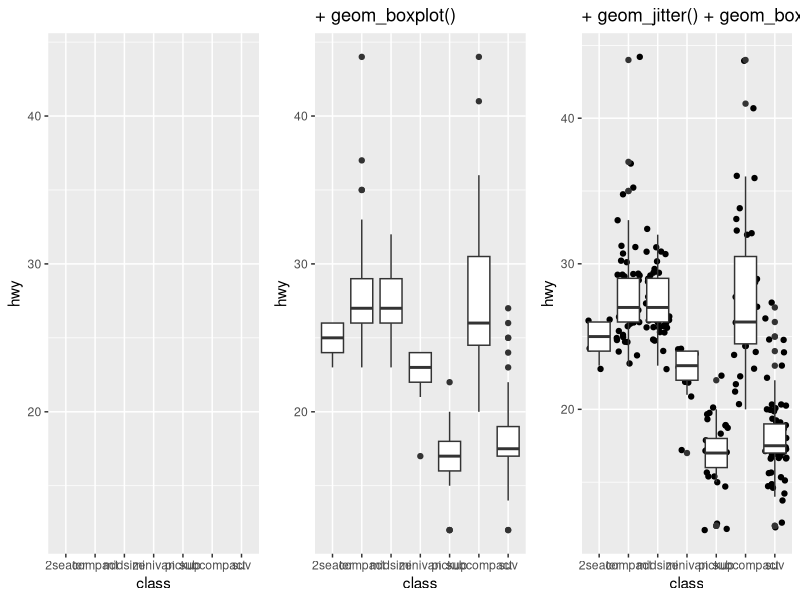
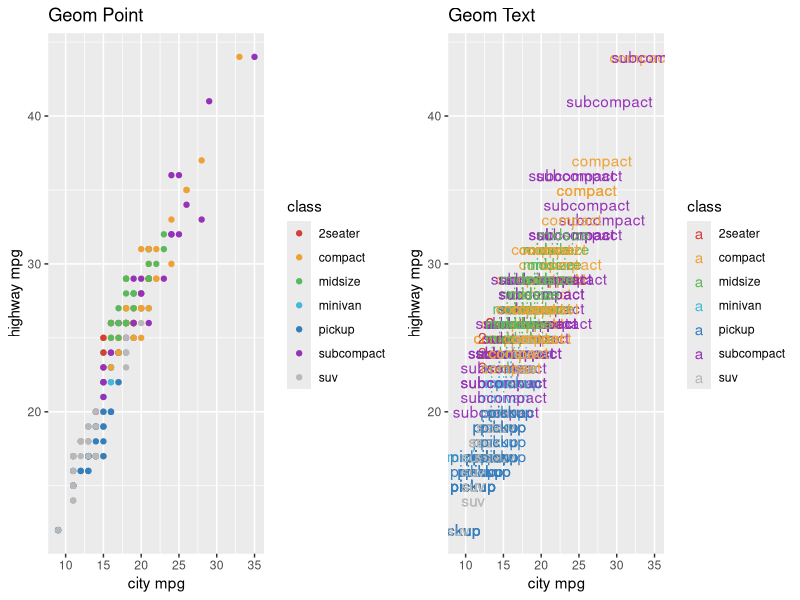
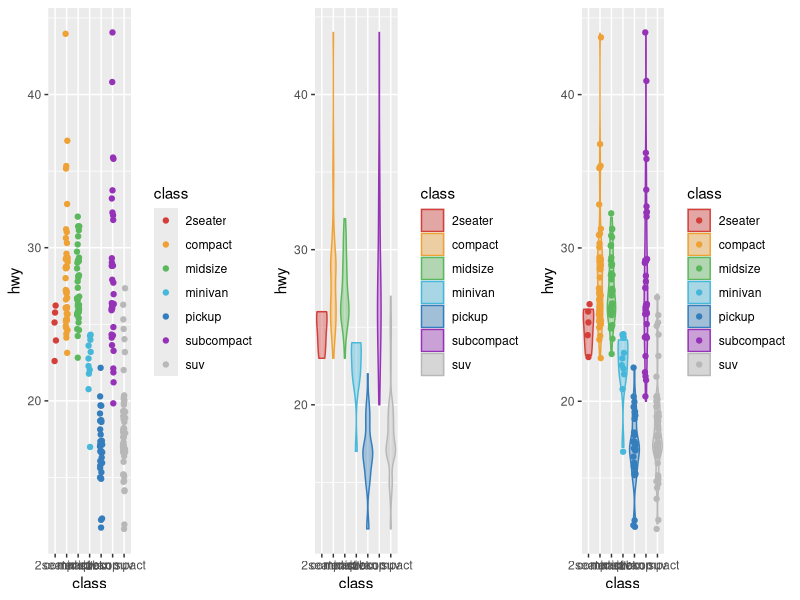
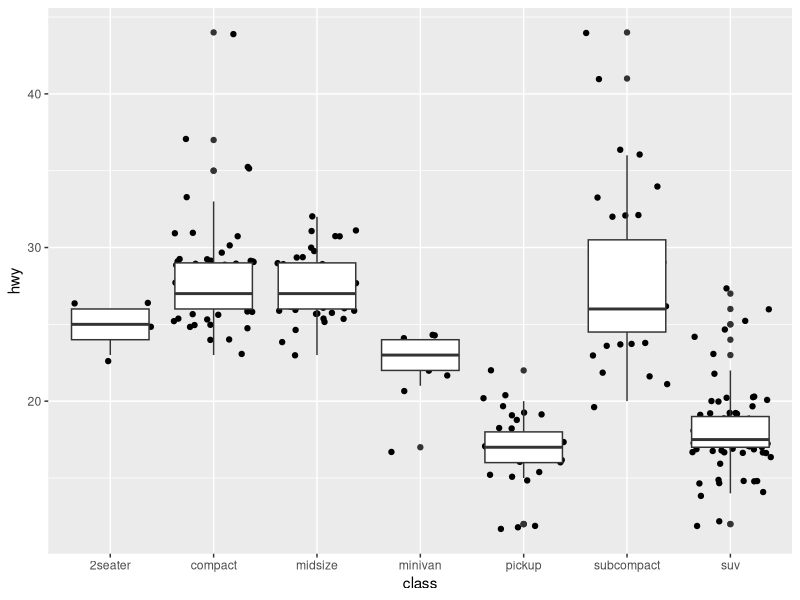

R code for these plots, in order: (Note: this script raises an error after producing the figures.)
## ---- chunk 1
library(tidyverse)
library(ggplot2)
library(dplyr)
library(tidyr)
library(gridExtra)
library(ggsci)

options(htmltools.dir.version = FALSE)
knitr::opts_chunk$set(
  cache = TRUE,
	echo = FALSE,
	message = FALSE,
	warning = FALSE
)
## ---- chunk 2
p1 <- ggplot(data = mpg, aes(x = class, y = hwy)) + labs(title = "")
p2 <- ggplot(data = mpg, aes(x = class, y = hwy)) + geom_boxplot() + labs(title = "+ geom_boxplot()")
p3 <- ggplot(data = mpg, aes(x = class, y = hwy)) + geom_jitter() + geom_boxplot() + labs(title = "+ geom_jitter() + geom_boxplot()")
grid.arrange(p1, p2, p3, ncol = 3, nrow = 1)
## ---- chunk 3
p1 <- ggplot(data = mpg, aes(x = cty, y = hwy, colour = class)) + geom_text(aes(label = class))+ scale_color_locuszoom() +labs(x = "city mpg", y = "highway mpg", title = "Geom Text")
p2 <- ggplot(data = mpg, aes(x = cty, y = hwy, colour = class)) + geom_point()+ scale_color_locuszoom() + labs(x = "city mpg", y = "highway mpg", title = "Geom Point")
grid.arrange(p2, p1, ncol = 2, nrow = 1)
## ---- chunk 4
p1 <- ggplot(data = mpg, aes(x = class, y = hwy, colour = class)) + geom_jitter(width = 0.1) + scale_fill_locuszoom() + scale_color_locuszoom()
p2 <- ggplot(data = mpg, aes(x = class, y = hwy, colour = class)) + geom_violin(aes(fill = class), alpha = 0.4) + scale_fill_locuszoom() + scale_color_locuszoom()
p3 <- ggplot(data = mpg, aes(x = class, y = hwy, colour = class)) + geom_jitter(width = 0.1) + geom_violin(aes(fill = class), alpha = 0.4) + scale_fill_locuszoom() + scale_color_locuszoom()
grid.arrange(p1, p2, p3, ncol = 3, nrow = 1)
## ---- chunk 5
ggplot(data = mpg, aes(x = class, y = hwy)) + 
  geom_jitter() + 
  geom_boxplot()
## ---- chunk 6
knitr::include_graphics("images/stat1.png")
knitr::include_graphics("images/stat2.png")
## ---- chunk 7
ggplot(data = mpg, aes(x = cty, y = hwy)) + geom_point()
## ---- chunk 8
a <- ggplot(data = mpg, aes(x = cty, y = hwy, colour = class)) + geom_point()+ scale_color_locuszoom()

b <- ggplot(data = mpg, aes(x = cty, y = hwy, colour = class)) + geom_point() +theme(legend.position = "none") +facet_grid(.~class)+ scale_color_locuszoom()

grid.arrange(a, b, nrow = 1)
## ---- chunk 9
ggplot(data = mpg, aes(x = cty, y = hwy)) + geom_point()
## ---- chunk 10
s <- ggplot(mpg, aes(fl, fill = drv)) +ggtitle("") + scale_fill_locuszoom()
s1 <- s + geom_bar(position = "dodge") +ggtitle("Dodge")
s2 <- s + geom_bar(position = "fill") +ggtitle("Fill") + scale_fill_locuszoom()
s3 <- s + geom_bar(position = "stack") +ggtitle("Stack")

grid.arrange(s1, s2, s3, nrow = 1)

## ---- chunk 11
p2 <- ggplot(mpg, aes(cyl, hwy, color = factor(cyl))) + geom_point() + ggtitle("geom_point()")+ scale_color_locuszoom()
p3 <- ggplot(mpg, aes(cyl, hwy, color = factor(cyl))) + geom_point(position = "jitter") + ggtitle('geom_point(position = "jitter")')+ scale_color_locuszoom()
p4 <- ggplot(mpg, aes(cyl, hwy, color = factor(cyl))) + geom_jitter() + ggtitle("geom_jitter()")+ scale_color_locuszoom()
grid.arrange(p2, p3, p4, nrow = 1)
## ---- chunk 12
r <- ggplot(mpg, aes(fl)) + geom_bar()
r1 <- r + coord_cartesian(xlim = c(0, 5)) + ggtitle("coord_cartesian")
r2 <- r + coord_fixed(ratio = 1/10) + ggtitle("coord_fixed")
r3 <- r + coord_flip() + ggtitle("coord_flip")
r4 <- r + coord_polar(theta = "x", direction=1 ) + ggtitle("coord_polar")
r5 <- r + coord_trans(y = "sqrt") + ggtitle("coord_trans")
world <- map_data("world")
library(maps)
worldmap <- ggplot(world, aes(x = long, y = lat, group = group)) +
  geom_path() +
  scale_y_continuous(breaks = (-2:2) * 30) +
  scale_x_continuous(breaks = (-4:4) * 45)
r7 <- worldmap + coord_map("ortho") + ggtitle("coord_map")
r8 <- worldmap + coord_map("ortho", orientation = c(-90, 0, 0)) + ggtitle("coord_map")

grid.arrange(r1, r2, r3, r5, r4, r7, r8, nrow = 2)
